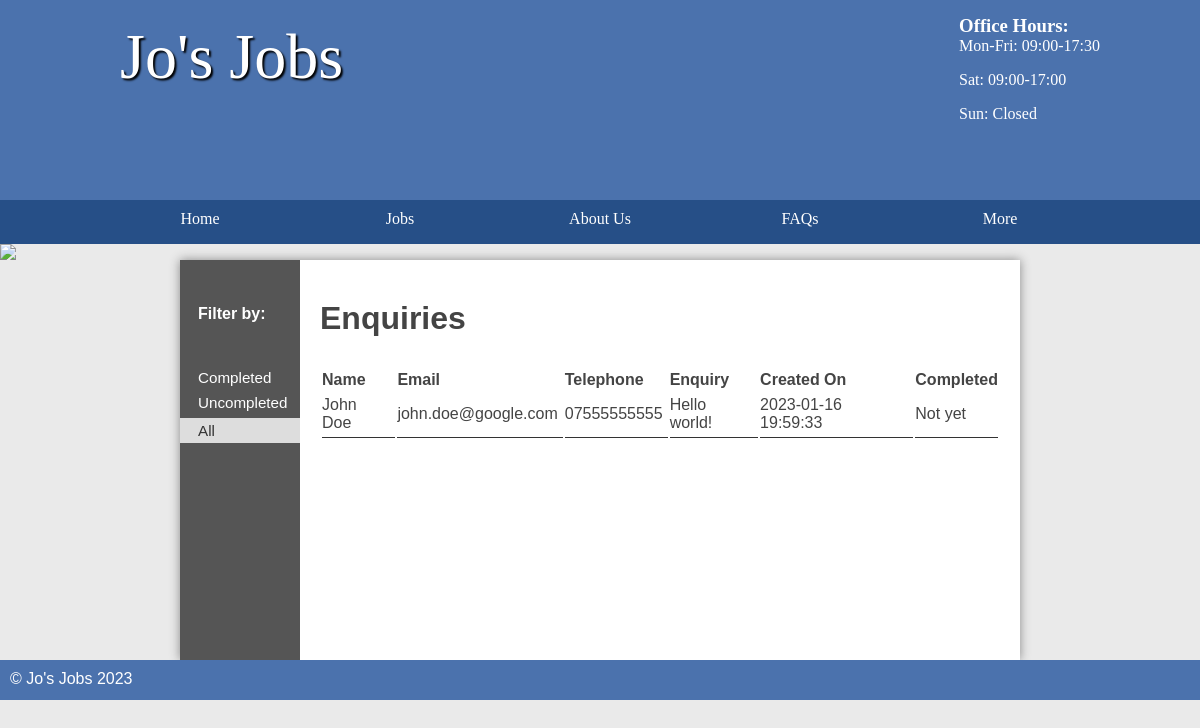
/jobs/public/admin/enquiries.php (signed in), run on an earlier commit of the app's database.
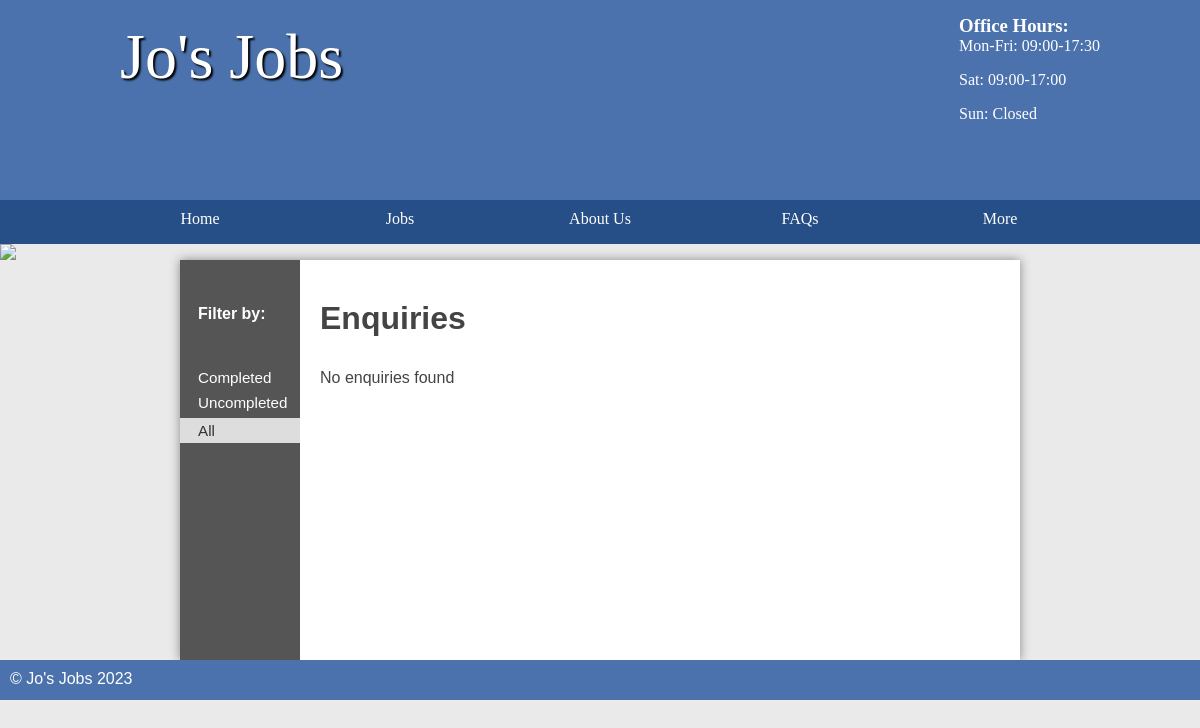
And on a later commit of the database.
### tables this page shows
CREATE TABLE `enquiry` (
  `id` int(11) NOT NULL AUTO_INCREMENT,
  `name` varchar(45) NOT NULL,
  `email` varchar(45) DEFAULT NULL,
  `telephone` varchar(45) DEFAULT NULL,
  `enquiry` longblob NOT NULL,
  `created` timestamp NULL DEFAULT current_timestamp(),
  `completedBy` int(11) DEFAULT NULL,
  PRIMARY KEY (`id`)
);

### jobs/classes/page.php (called while the page is built, shortened)
<?php
class Page {
    public function param(string $name, $required = true): string|null {
        $param = $_GET[$name] ?? $_POST[$name] ?? null;
        return $param;
    }
    public function createHead($title = "Home") {
        require (strpos($_SERVER['REQUEST_URI'], '/admin') === 0 ? '../../' : '../') . 'templates/top-section.html.php';
    }
}

### jobs/classes/database.php (called while the page is built, shortened)
<?php
class Database extends stdClass {
    public function __construct($user = "student", $password = "student", $dbname = "job", $host = "mysql") {
        $this->pdo = new PDO("mysql:host=$host;dbname=$dbname", $user, $password);
    }
    public function __get($name) {
        return $this->$name;
    }
}

### jobs/utils/utils.php (called while the page is built, shortened)
<?php
$db = new Database($user = "student", $password = "student", $dbname = "job");
$page = new Page($db);
function sub($str, $len = 20) {
    return strlen($str) >= $len ? substr($str, 0, $len) . '...' : $str;
}

### jobs/classes/table.php (called while the page is built, shortened)
<?php
class Table {
    private $pdo;
    private $table;
    public function __construct($pdoInstance, $table) {
        $this->pdo = $pdoInstance;
        $this->table = $table;
    }
    public function selectAll(array|string $binds = [], array|string $items = '*'): array {
        return $this->selector($binds, $items)->fetchAll();
    }
    private function combine($binds, $query, $keyword, $debugMode = false): string {
        if (is_string($binds))
            $query .= " $binds ";
        else if (!empty($binds)) {
            $query .= " $keyword ";
            foreach ($binds as $key => $value)
                $query .= is_int($key) ? " $value " : " $key = :$key ";
        }
        return $query;
    }
    private function bindAndExecute($binds, $query, $values = [], $keyword = 'WHERE', $debugMode = false) {
        $query = $this->combine($binds, $query, $keyword, $debugMode);
        $statement = $this->pdo->prepare($query);
        if (is_array($binds))
            foreach ($binds as $key => $value)
                if (!is_int($key))
                    $statement->bindValue($key, $value);
        $statement->execute();
        return $statement;
    }
    private function selector($binds, $items) {
        $query = "SELECT ";
        $query .= "$items FROM $this->table";
        $statement = $this->bindAndExecute($binds, $query);
        return $statement;
    }
}

### jobs/public/admin/enquiries.php (the view, shortened to what this page needs)
<?php
require_once "../../utils/utils.php";
$page->createHead("Enquiries");
$enquryId = $page->param('id', 0);
$completedFilter = $page->param('completed', 0) !== null;
$uncompletedFilter = $page->param('uncompleted', 0) !== null;
if ($enquryId == null)
    $enquiries = $db->enquiry->selectAll();
else {
    $enquiry = $db->enquiry->select(['id' => $enquryId]);
    if (!$enquiry) exit("<p>Enquiry not found</p>");
    if ($enquiry['completedBy']) $enquiry['completedBy'] = $db->account->select(['id' => $enquiry['completedBy']])['username'] ?? 'Unknown';
}
?>
<main class="sidebar">
    <?php if ($enquryId == null) { ?>
        <section class="left">
            <h3>Filter by:</h3>
            <ul>
                <li><a href="?completed" class="<?= $completedFilter ? 'current' : '' ?>">Completed</a></li>
                <li><a href="?uncompleted" class="<?= $uncompletedFilter ? 'current' : '' ?>">Uncompleted</a></li>
                <li><a href="<?= $_SERVER['PHP_SELF'] ?>" class="<?= !$completedFilter && !$uncompletedFilter ? 'current' : '' ?>">All</a></li>
            </ul>
        </section>
        <section class="right">
            <h2>Enquiries</h2>
            <?php if (count($enquiries) == 0) { ?>
                <p>No enquiries found</p>
            <?php } else { ?>
                <table>
                    <thead>
                        <tr>
                            <th>Name</th>
                            <th>Email</th>
                            <th>Telephone</th>
                            <th>Enquiry</th>
                            <th>Created On</th>
                            <th>Completed</th>
                        </tr>
                    </thead>
                    <tbody class="trlinks">
                        <?php foreach ($enquiries as $enquiry) {
                            if ($uncompletedFilter && $enquiry['completedBy']) continue; ?>
                            <tr>
                                <td><a href="enquiries.php?id=<?= $enquiry['id'] ?>"><?= $enquiry['name'] ?></a></td>
                                <td><a href="enquiries.php?id=<?= $enquiry['id'] ?>"><?= $enquiry['email'] ?></a></td>
                                <td><a href="enquiries.php?id=<?= $enquiry['id'] ?>"><?= $enquiry['telephone'] ?></a></td>
                                <td><a href="enquiries.php?id=<?= $enquiry['id'] ?>"><?= sub($enquiry['enquiry']) ?></a></td>
                                <td><a href="enquiries.php?id=<?= $enquiry['id'] ?>"><?= $enquiry['created'] ?></a></td>
                                <td><a href="enquiries.php?id=<?= $enquiry['id'] ?>"><?= $enquiry['completedBy'] ? "By {$enquiry['completedBy']}" : 'Not yet' ?></a></td>
                            </tr>
                        <?php } ?>
                    </tbody>
                </table>
            <?php } ?>
        </section>
    <?php } ?>
</main>
<?php include '../../templates/footer.html.php'; ?>

### jobs/templates/top-section.html.php (shortened to what this page needs)
<!DOCTYPE html>
<html>
<head>
    <link rel="stylesheet" href="/styles.css" />
</head>
<header>
    <section>
        <aside>
            <h3>Office Hours:</h3>
            <p>Mon-Fri: 09:00-17:30</p>
            <p>Sat: 09:00-17:00</p>
            <p>Sun: Closed</p>
        </aside>
        <h1>Jo's Jobs</h1>
    </section>
</header>
<nav>
    <ul>
        <li><a href="/">Home</a></li>
        <li>
            <a href="/jobs.php">Jobs</a>
            <div class="menudropdown">
                <section>
                    <h3>Category</h3>
                </section>
                <section>
                    <h3>Location</h3>
                </section>
            </div>
        </li>
        <li><a href="/about.php">About Us</a></li>
        <li><a href="/faqs.php">FAQs</a></li>
        <li>
            <a>More</a>
        </li>
    </ul>
</nav>
<img src="/images/randombanner.php" />

### jobs/templates/footer.html.php
<footer>
    &copy; Jo's Jobs <?= date('Y'); ?>
</footer>

### jobs/public/styles.css (style rules this page uses)
* { margin: 0; padding: 0; box-sizing: border-box; }
html { font-family: 'Oxygen-Regular', verdana, sans-serif; }
header { background-color: #4b72ad; color: white; height: 200px; }
header aside { float: right; margin-top: 15px; }
header section { width: 1000px; display: block; margin: auto; }
header h1 { float: left; margin-left: 20px; }
nav { width: 100%; background-color: #264f87; overflow: auto; }
body>img { width: 100%; display: block; }
nav ul { width: 1000px; margin: auto; display: flex; list-style-type: none; }
nav ul li { width: 25%; float: left; overflow: auto; text-align: center; }
nav li { color: white; padding-top: 10px; display: block; }
nav li a { color: white; text-decoration: none }
a:not([href]) { cursor: default; }
main :is(section.left h3, ul) { margin-left: 3em; margin-left: 10%; margin: 0; }
main :is(section.left h3, ul > li > a) { padding-left: 15%; padding-top: 4px; padding-bottom: 4px; }
main section.left h3 { font-size: inherit; margin-top: 1em; margin-bottom: 2em; }
main section.left h3+ul>li { margin-bottom: .5em; }
main a { color: #333; }
nav { font-family: 'Oxygen-Regular'; }
header section { display: block; font-family: 'Oxygen-Regular', cursive; }
header h1 { font-weight: normal; }
h1 { font-size: 4em; color: white; text-align: center; padding-top: 20px; text-shadow: 2px 2px 2px #000; }
main { min-height: 50vh; background-color: #fff; width: 70vw; display: table; margin: auto; box-shadow: 0px 0px 10px #888; color: #444; }
footer { min-height: 5vh; color: white; }
main h2 { font-size: 2em; margin-top: 20px; }
p, li, h2 { margin-bottom: 1em; }
footer { background-color: #4b72ad; padding: 10px; color: white; }
.left ul { list-style-type: none }
section a { color: #444; }
.stock, .sidebar { display: table; }
.stock>ul, .sidebar .left { width: 10vw; list-style-type: none; display: table-cell; background-color: #555; margin: 0; }
.sidebar .left ul>li { font-size: 95%; }
.stock .products, .sidebar .right { display: table-cell; padding: 20px; }
.stock>ul a, .sidebar .left :is(h3, a) { text-decoration: none; }
.stock>ul a, .sidebar .left :is(h3, a:not(.current)) { color: white; }
.sidebar .left h3 { position: relative; transform: translateY(-10px); }
.current { background-color: #ddd; color: #333; display: block; }
.right { padding: 20px; }
:is(section a, .link) { text-decoration: underline #44444447; text-underline-offset: 2px; transition: text-decoration-color, color 0.2s; }
.menudropdown, li>details>summary+div { max-height: 400px; position: absolute; overflow: hidden; background-color: #264f87; transition: max-height .5s; display: flex; padding: 0 3em 1em 3em; gap: 30px; }
.menudropdown h3 { float: none; text-align: left; width: auto; padding-bottom: 5px; font-size: 80%; opacity: .4; padding-top: 15px; padding-bottom: 1em; }
.menudropdown>section>h3 { margin: 10px 0; }
table { width: 100%; margin-top: 20px; }
td { padding: 5px; border-bottom: 1px solid #333; }
thead th { text-align: left; }
table td { padding-left: 0; }
table tbody.trlinks>tr>td>a { display: flex; }
table td :is(a, .link) { text-decoration: none; }

What changed in the data, as far as the page shows it:
removed enquiry: name "John Doe", email "john.doe@google.com", telephone "07555555555", enquiry "Hello world!", created "2023-01-16 19:59:33", shows "Not yet"
Also different on the page:
text no longer shown: "Name Email Telephone Enquiry Created On Completed"
text now shown: "No enquiries found"
